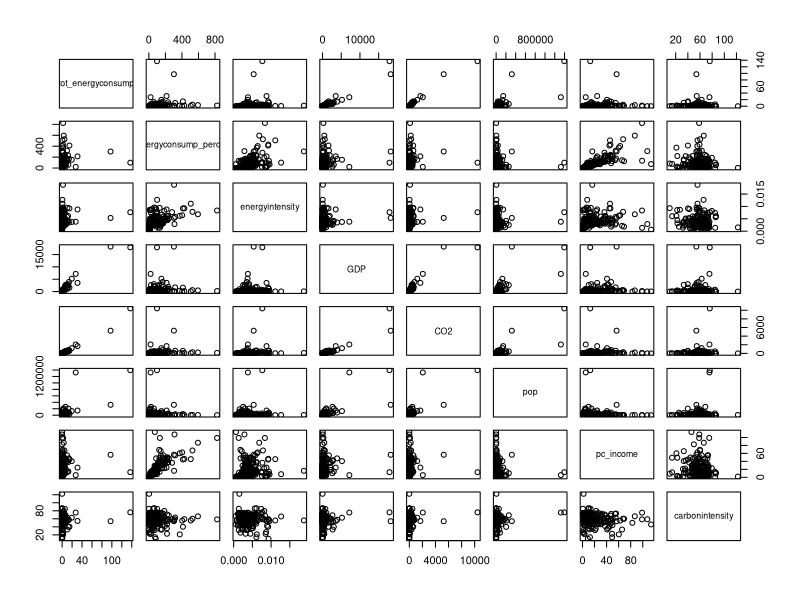
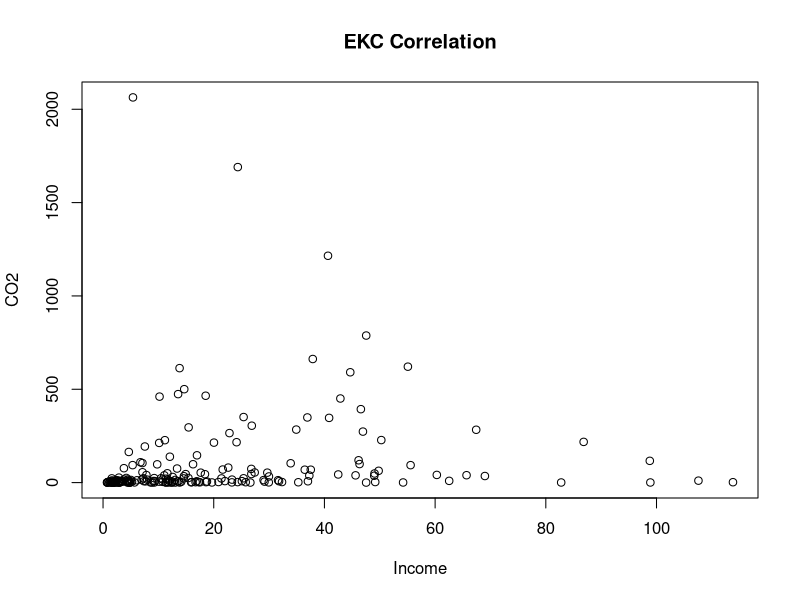
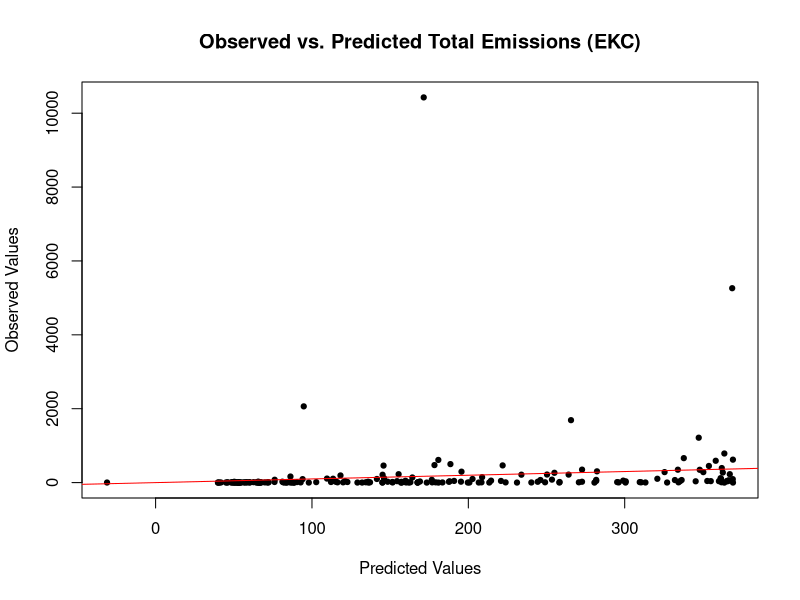
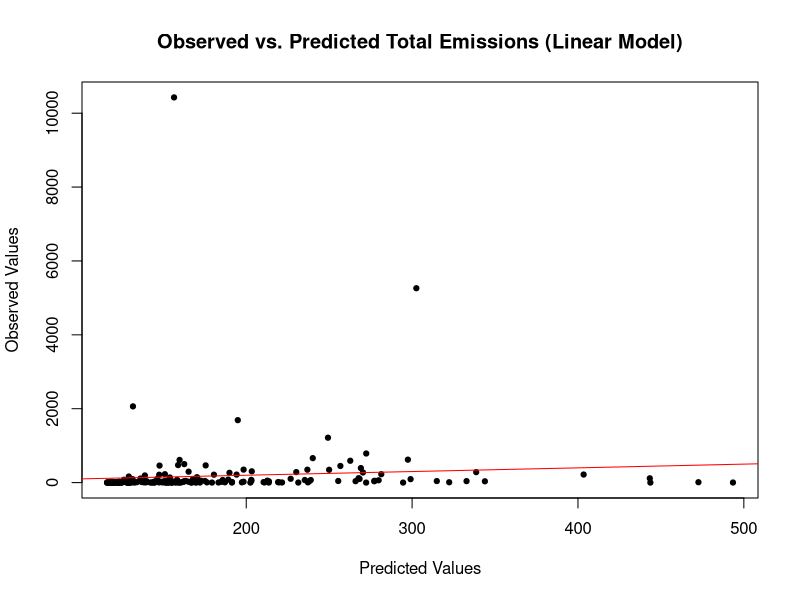
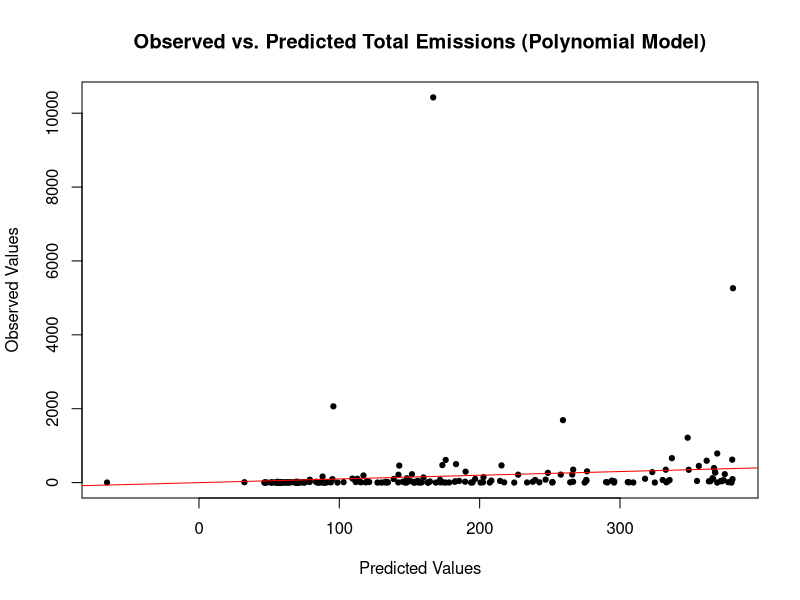
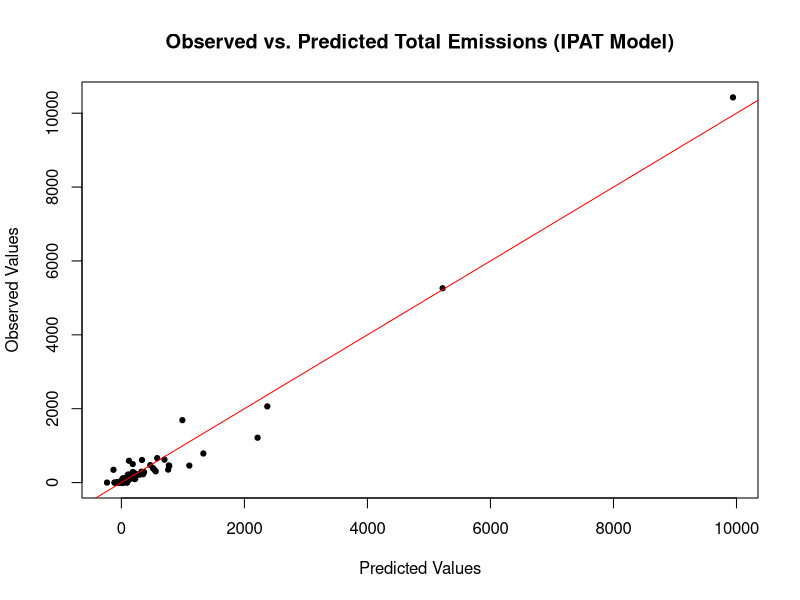
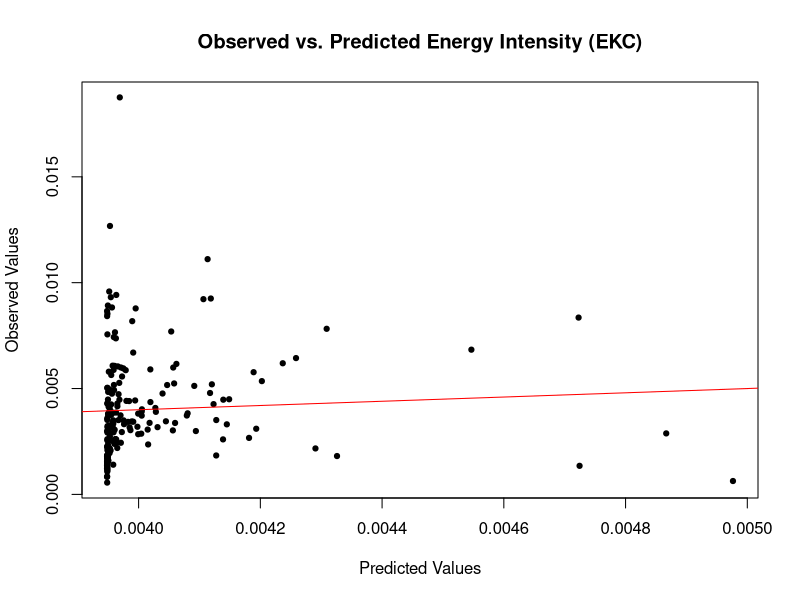
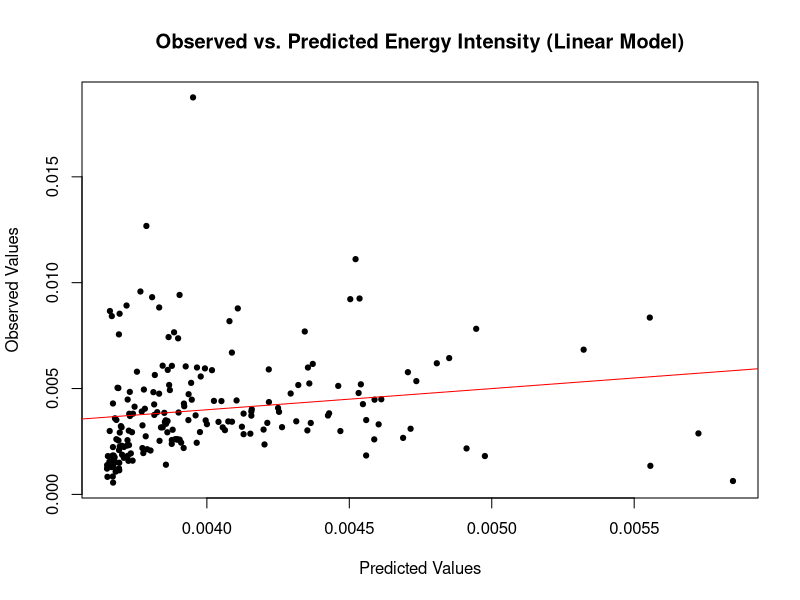

These charts were generated, in order, by the following R code:
## ---- chunk 1
knitr::opts_chunk$set(echo = TRUE)
## ---- chunk 2
install.packages("readxl", repos = "http://cran.us.r-project.org")
install.packages("plotrix", repos = "http://cran.us.r-project.org")
library("readxl")
library(plotrix)
## ---- chunk 3
# Read in the files
data_tot_energyconsump <- read_excel("exam2data_fall22.xlsx", sheet = "total energy consumption", na = "--")
data_energyconsump_percap <- read_excel("exam2data_fall22.xlsx", sheet = "energy consumption per capita", na = "--")
data_energyintensity <- read_excel("exam2data_fall22.xlsx", sheet = "Energy$(Energy intensity)", na = "--")
data_GDP <- read_excel("exam2data_fall22.xlsx", sheet = "GDP", na = "--")
data_CO2 <- read_excel("exam2data_fall22.xlsx", sheet = "CO2emissions", na = "--")
data_pop <- read_excel("exam2data_fall22.xlsx", sheet = "population", na = "--")
## ---- chunk 4
# Select 2015 from each sheet and add to a new data frame
data = data.frame(matrix(nrow=231,ncol=0))
data$tot_energyconsump = data_tot_energyconsump$"2015"
data$energyconsump_percap = data_energyconsump_percap$"2015"
data$energyintensity = data_energyintensity$"2015"
data$GDP = data_GDP$"2015"
data$CO2 = data_CO2$"2015"
data$pop = data_pop$"2015"

# Set Row Names
row.names(data) <- data_pop$...2

# Remove World row
data = data[-1, ]

# Replace more NAs
data[data == 0] <- NA
data[data == "NA"] <- NA

# Create a Row Names vector

RowNames = row.names(data)

# Make sure values are numeric
data$energyconsump_percap = as.numeric(data$energyconsump_percap)
data$energyintensity = as.numeric(data$energyintensity)
data$GDP = as.numeric(data$GDP)
data$pop = as.numeric(data$pop)
## ---- chunk 5
# Per capita income (GDP/person)
# Multiply GDP by 1B as it's given in billions
# Multiply pop by 1M as it's given in millions
data$pc_income = (data$GDP * 1000000000) / (data$pop * 1000000)

# Energy Intensity (BTU/$ GDP)
# Divide by 1000 to remove 1000 BTU
data$energyintensity = data$energyintensity / 1000

# Carbon Intensity (CO2/BTU)
# Currently in units of MMtonnes CO2 / quad Btu
data$carbonintensity = data$CO2 / data$tot_energyconsump
## ---- chunk 6
# Create pairs plot and correlation values
pairs(data)
cor(data, use = "pairwise.complete.obs")
## ---- chunk 7
# EKC plot
row.names(data) <- 1:230
zoomed.data = data[-c(41,220),]
plot(zoomed.data$pc_income, zoomed.data$CO2, xlab = "Income", ylab = "CO2", main = "EKC Correlation")

# Reset row names
row.names(data) <- RowNames

# Remove NAs
data = na.omit(data[])
## ---- chunk 8
# Model including only total emissions and per capita income (EKC)
# added in quadratic using https://www.spsanderson.com/steveondata/posts/2023-11-17/index.html
# add in quadratic by squaring the pc_income column
data$pc_income_sq = -(data$pc_income^2)

fit_totem_pcinc_EKC = lm(CO2 ~ pc_income + pc_income_sq, data)
summary(fit_totem_pcinc_EKC)
our_aic = AIC(fit_totem_pcinc_EKC)
print(our_aic)

plot(predict(fit_totem_pcinc_EKC),data$CO2, pch = 19, cex = 0.7, xlab = "Predicted Values", ylab = "Observed Values", main = "Observed vs. Predicted Total Emissions (EKC)")
abline(a = 0, b = 1, col = "red")

# Linear Model
fit_totem_pcinc = lm(CO2 ~ pc_income, data)
summary(fit_totem_pcinc)
our_aic = AIC(fit_totem_pcinc)
print(our_aic)

plot(predict(fit_totem_pcinc),data$CO2, pch = 19, cex = 0.7, xlab = "Predicted Values", ylab = "Observed Values", main = "Observed vs. Predicted Total Emissions (Linear Model)")
abline(a = 0, b = 1, col = "red")

# Polynomial Model
fit_totem_poly = lm(CO2 ~ I(pc_income) + I(pc_income^2) + I(pc_income^3), data)
summary(fit_totem_poly)
our_aic = AIC(fit_totem_poly)
print(our_aic)

plot(predict(fit_totem_poly),data$CO2, pch = 19, cex = 0.7, xlab = "Predicted Values", ylab = "Observed Values", main = "Observed vs. Predicted Total Emissions (Polynomial Model)")
abline(a = 0, b = 1, col = "red")

# IPAT
fit_IPAT = lm(CO2 ~ pop * pc_income * carbonintensity, data)
summary(fit_IPAT)
our_aic = AIC(fit_IPAT)
print(our_aic)

plot(predict(fit_IPAT),data$CO2, pch = 19, cex = 0.7, xlab = "Predicted Values", ylab = "Observed Values", main = "Observed vs. Predicted Total Emissions (IPAT Model)")
abline(a = 0, b = 1, col = "red")

## ---- chunk 9
# Model including only total emissions and per capita income (EKC)
# added in quadratic using https://www.spsanderson.com/steveondata/posts/2023-11-17/index.html
fit_ei_pcinc_EKC = lm(energyintensity ~ pc_income_sq, data)
summary(fit_ei_pcinc_EKC)
our_aic = AIC(fit_ei_pcinc_EKC)
print(our_aic)

plot(predict(fit_ei_pcinc_EKC),data$energyintensity, pch = 19, cex = 0.7, xlab = "Predicted Values", ylab = "Observed Values", main = "Observed vs. Predicted Energy Intensity (EKC)")
abline(a = 0, b = 1, col = "red")

# Linear Model
fit_ei_pcinc = lm(energyintensity ~ pc_income, data)
summary(fit_ei_pcinc)
our_aic = AIC(fit_ei_pcinc)
print(our_aic)

plot(predict(fit_ei_pcinc),data$energyintensity, pch = 19, cex = 0.7, xlab = "Predicted Values", ylab = "Observed Values", main = "Observed vs. Predicted Energy Intensity (Linear Model)")
abline(a = 0, b = 1, col = "red")

# Polynomial Model
fit_ei_poly = lm(energyintensity ~ I(pc_income) + I(pc_income^2) + I(pc_income^3), data)
summary(fit_ei_poly)
our_aic = AIC(fit_ei_poly)
print(our_aic)

plot(predict(fit_ei_poly),data$energyintensity, pch = 19, cex = 0.7, xlab = "Predicted Values", ylab = "Observed Values", main = "Observed vs. Predicted Energy Intensity (Polynomial Model)")
abline(a = 0, b = 1, col = "red")
## ---- chunk 10
# Model including only total emissions and per capita income (EKC)
# added in quadratic using https://www.spsanderson.com/steveondata/posts/2023-11-17/index.html
fit_ci_pcinc_EKC = lm(carbonintensity ~ pc_income_sq, data)
summary(fit_ci_pcinc_EKC)
our_aic = AIC(fit_ci_pcinc_EKC)
print(our_aic)

plot(predict(fit_ci_pcinc_EKC),data$carbonintensity, pch = 19, cex = 0.7, xlab = "Predicted Values", ylab = "Observed Values", main = "Observed vs. Predicted Carbon Intensity (EKC)")
abline(a = 0, b = 1, col = "red")

# Linear Model
fit_ci_pcinc = lm(carbonintensity ~ pc_income, data)
summary(fit_ci_pcinc)
our_aic = AIC(fit_ci_pcinc)
print(our_aic)

plot(predict(fit_ci_pcinc),data$carbonintensity, pch = 19, cex = 0.7, xlab = "Predicted Values", ylab = "Observed Values", main = "Observed vs. Predicted Carbon Intensity (Linear Model)")
abline(a = 0, b = 1, col = "red")

# Polynomial Model
fit_ci_poly = lm(carbonintensity ~ I(pc_income) + I(pc_income^2) + I(pc_income^3), data)
summary(fit_ci_poly)
our_aic = AIC(fit_ci_poly)
print(our_aic)

plot(predict(fit_ci_poly),data$carbonintensity, pch = 19, cex = 0.7, xlab = "Predicted Values", ylab = "Observed Values", main = "Observed vs. Predicted Carbon Intensity (Polynomial Model)")
abline(a = 0, b = 1, col = "red")
